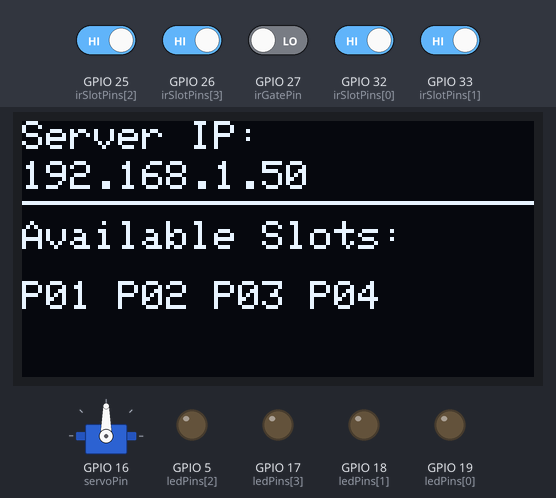
A sketch run on a simulated ESP32. Shown: servo, 128×64 one-colour display, output pins drawn as LEDs (lit = HIGH). The inputs (shaded band) are chosen by the test bench; at power-on: GPIO 25 (irSlotPins[2]), GPIO 26 (irSlotPins[3]), GPIO 32 (irSlotPins[0]), GPIO 33 (irSlotPins[1]) HIGH, GPIO 27 (irGatePin) LOW. WiFi joins after 1.5 s; servers stay silent unless stated; what the sketch prints to the serial monitor is not drawn.

Above: at 2.7 s.
2.8 s: GPIO 25 (irSlotPins[2]) driven LOW
At 3.3 s:
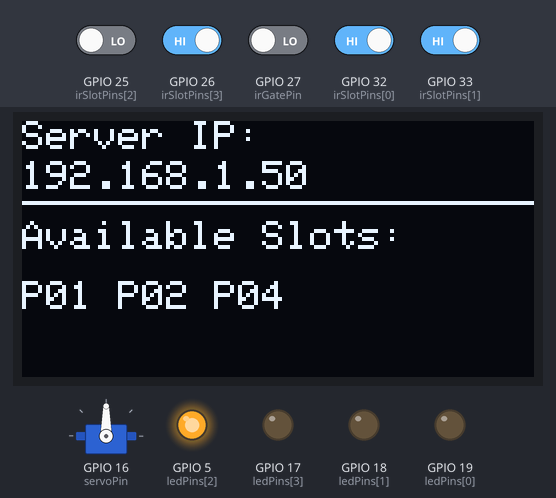
4.4 s: GPIO 26 (irSlotPins[3]) driven LOW
At 5.5 s:
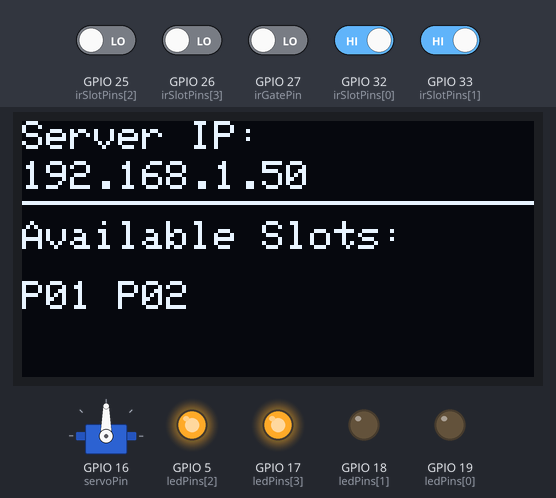
5.9 s: GPIO 32 (irSlotPins[0]) driven LOW
At 6.9 s:
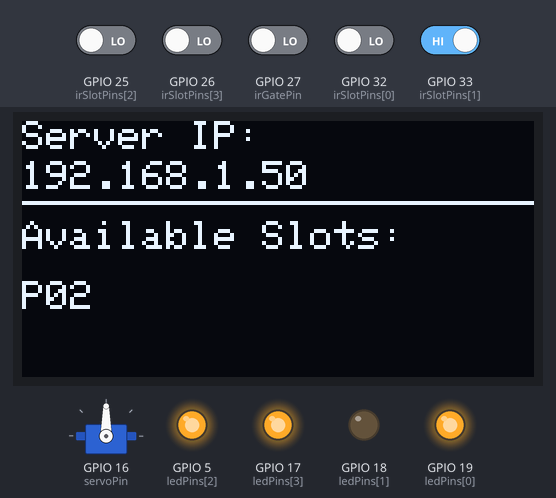
7.4 s: GPIO 33 (irSlotPins[1]) driven LOW
At 8.6 s:
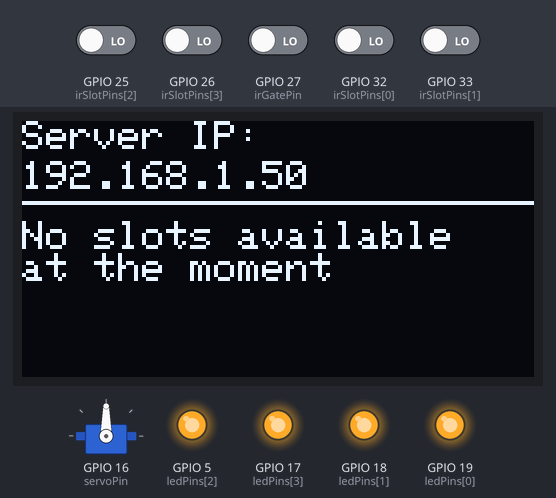
8.9 s: GPIO 25 (irSlotPins[2]) driven HIGH
At 9.3 s:
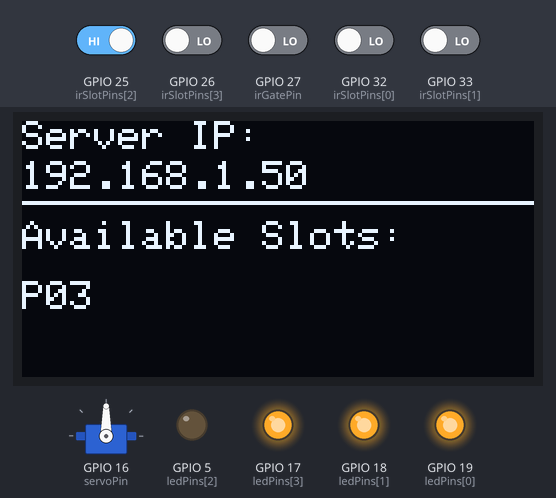
10.4 s: GPIO 26 (irSlotPins[3]) driven HIGH
At 11.1 s:
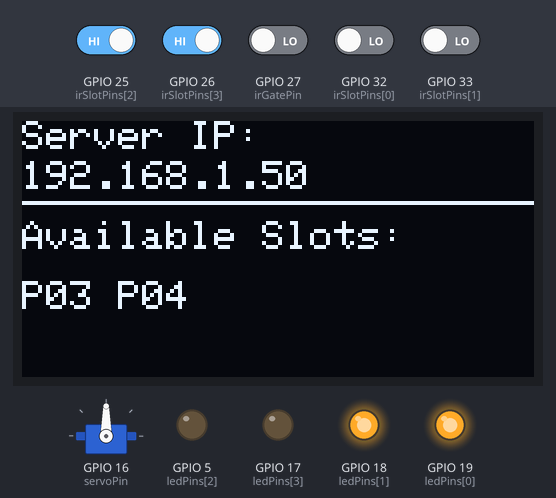
Timing chart, 0 to 12.9 s (numbered marks = the images above; inputs shaded):
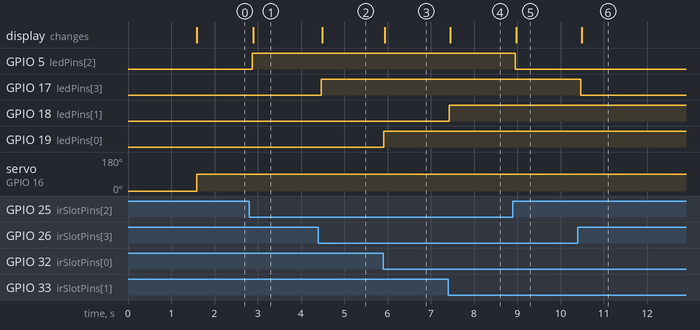

The sketch:

SmartParkingSystem.ino
```cpp
#include <WiFi.h>
#include <WebServer.h>
#include <Wire.h>
#include <Adafruit_GFX.h>
#include <Adafruit_SSD1306.h>
#include <ESP32Servo.h>

// --- Wi-Fi Credentials ---
const char* ssid = "SSID";
const char* password = "Password";

// --- OLED Display Setup ---
#define SCREEN_WIDTH 128
#define SCREEN_HEIGHT 64
#define OLED_RESET -1
Adafruit_SSD1306 display(SCREEN_WIDTH, SCREEN_HEIGHT, &Wire, OLED_RESET);

// --- Pin Definitions ---
const int irSlotPins[4] = {32, 33, 25, 26}; // P01, P02, P03, P04
const int ledPins[4] = {19, 18, 5, 17};     // P01, P02, P03, P04
const int irGatePin = 27;
const int servoPin = 16;

Servo gateServo;
WebServer server(80);

// --- Global Logic Variables ---
bool slotStatus[4] = {false, false, false, false}; // true = occupied, false = available
int availableSlots = 4;

// Non-blocking timer variables for the gate
unsigned long gateTimer = 0;
bool isGateOpen = false;
const unsigned long gateOpenDuration = 3000; // Keep gate open for 3 seconds

void setup() {
  Serial.begin(115200);

  // Initialize Sensors and LEDs
  for (int i = 0; i < 4; i++) {
    pinMode(irSlotPins[i], INPUT_PULLUP);
    pinMode(ledPins[i], OUTPUT);
    digitalWrite(ledPins[i], LOW); // Ensure LEDs start off
  }
  pinMode(irGatePin, INPUT);

  // Initialize Servo
  gateServo.attach(servoPin);
  gateServo.write(0); // 0 degrees = Gate Closed

  // Initialize OLED
  if(!display.begin(SSD1306_SWITCHCAPVCC, 0x3C)) {
    Serial.println(F("SSD1306 allocation failed"));
    for(;;); // Loop forever if display fails
  }
  display.clearDisplay();
  display.setTextSize(1);
  display.setTextColor(WHITE);
  display.setCursor(0, 10);
  display.println("Connecting WiFi...");
  display.display();

  // Connect to Wi-Fi
  WiFi.begin(ssid, password);
  while (WiFi.status() != WL_CONNECTED) {
    delay(500);
    Serial.print(".");
  }

  // Setup Web Server Routes
  server.on("/", handleRoot);
  server.begin();

  updateOLED(); // Initial UI draw
}

void loop() {
  server.handleClient();       // Listen for HTTP requests
  checkParkingSlots();         // Read slot sensors & update LEDs
  handleGateLogic();           // Handle entry gate
  updateOLED();                // Refresh physical display
  delay(50);                   // Small delay for stability
}

// --- Core Logic Functions ---

void checkParkingSlots() {
  availableSlots = 0;
  for (int i = 0; i < 4; i++) {
    // Assuming IR sensor outputs LOW when object (car) is detected
    bool isOccupied = (digitalRead(irSlotPins[i]) == LOW);
    slotStatus[i] = isOccupied;

    // Turn White LED ON if occupied, OFF if available
    digitalWrite(ledPins[i], isOccupied ? HIGH : LOW);

    if (!isOccupied) {
      availableSlots++;
    }
  }
}

void handleGateLogic() {
  bool carAtGate = (digitalRead(irGatePin) == LOW);

  // Open gate IF car is waiting AND there is space AND gate isn't already open
  if (carAtGate && availableSlots > 0 && !isGateOpen) {
    gateServo.write(90); // 90 degrees = Gate Open
    isGateOpen = true;
    gateTimer = millis();
  }

  // Handle closing the gate with a non-blocking timer
  if (isGateOpen && (millis() - gateTimer >= gateOpenDuration)) {
    if (!carAtGate) {
      // Only close if the car has actually moved past the sensor
      gateServo.write(0);
      isGateOpen = false;
    } else {
      // Reset timer if the car is still sitting in the gate
      gateTimer = millis();
    }
  }
}

void updateOLED() {
  display.clearDisplay();
  display.setTextSize(1);
  display.setCursor(0, 0);

  // Display Server IP
  display.print("Server IP:");
  display.setCursor(0, 10);
  display.println(WiFi.localIP());
  display.drawLine(0, 20, 128, 20, WHITE);

  // Display Slot Status
  display.setCursor(0, 25);
  if (availableSlots == 0) {
    display.println("No slots available");
    display.println("at the moment");
  } else {
    display.println("Available Slots:");
    display.setCursor(0, 40);
    display.setTextSize(1);
    String availableStr = "";
    for (int i = 0; i < 4; i++) {
      if (!slotStatus[i]) {
        availableStr += "P0" + String(i + 1) + " ";
      }
    }
    display.println(availableStr);
  }
  display.display();
}

void handleRoot() {
  // Build a simple, clean Web UI using HTML and embedded CSS
  String html = "<!DOCTYPE html><html><head><title>Smart Parking Dashboard</title>";
  html += "<meta name='viewport' content='width=device-width, initial-scale=1.0'>";
  html += "<meta http-equiv='refresh' content='3'> "; // Auto-refresh the page every 3 seconds
  html += "<style>body{font-family:sans-serif; text-align:center; background-color:#121212; color:white; margin-top:40px;}";
  html += ".slot{display:inline-block; padding:20px; margin:10px; border-radius:8px; width:100px; font-weight:bold; font-size:1.2rem;}";
  html += ".available{background-color:#28a745;} .occupied{background-color:#dc3545;}</style></head><body>";

  html += "<h1>Smart Parking System</h1>";

  if (availableSlots == 0) {
     html += "<h2 style='color:#ffc107;'>No slots available at the moment</h2>";
  } else {
     html += "<h2>Total Available Slots: " + String(availableSlots) + "</h2>";
  }

  html += "<div>";
  for (int i = 0; i < 4; i++) {
    String slotName = "P0" + String(i + 1);
    if (!slotStatus[i]) {
      html += "<div class='slot available'>" + slotName + "<br><span style='font-size:0.8rem; font-weight:normal;'>Available</span></div>";
    } else {
      html += "<div class='slot occupied'>" + slotName + "<br><span style='font-size:0.8rem; font-weight:normal;'>Occupied</span></div>";
    }
  }
  html += "</div></body></html>";

  server.send(200, "text/html", html);
}
```

Measured:
- after the input at 2.8 s, GPIO 5 (ledPins[2]): LOW → HIGH after 0.07 s; the display: changes after 0.10 s (image 1)
- after the input at 4.4 s, GPIO 17 (ledPins[3]): LOW → HIGH after 0.07 s; the display: changes after 0.09 s (image 2)
- after the input at 5.9 s, GPIO 19 (ledPins[0]): LOW → HIGH at once; the display: changes at once (image 3)
- after the input at 7.4 s, GPIO 18 (ledPins[1]): LOW → HIGH at once; the display: changes after 0.05 s (image 4)
- after the input at 8.9 s, GPIO 5 (ledPins[2]): HIGH → LOW after 0.05 s; the display: changes after 0.07 s (image 5)
- after the input at 10.4 s, GPIO 17 (ledPins[3]): HIGH → LOW after 0.07 s; the display: changes after 0.09 s (image 6)
